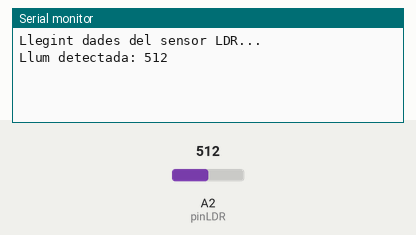
This sketch was run on a simulated Arduino Uno, built with avr-gcc and run on an emulated ATmega328P. Parts: the last lines printed to the serial monitor. The test bench sets the inputs (shaded band); at power-on: A2 (pinLDR) = 512.

Above: at 2.2 s.
2.3 s: A2 (pinLDR) set to 716
At 4.2 s:
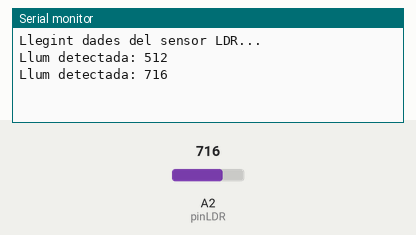
5.0 s: A2 (pinLDR) set to 900
At 5.7 s:
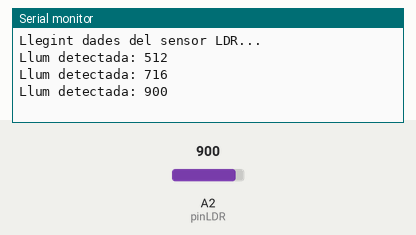
Timing chart, 0 to 8.0 s (numbered marks = the images above; inputs shaded):
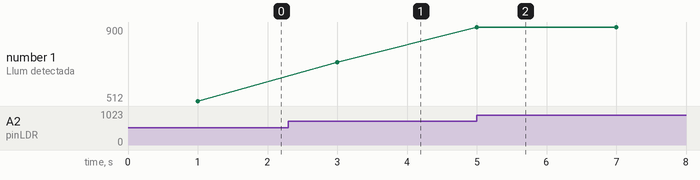

Measured:
- after the input at 2.3 s, the serial monitor: prints a new line after 0.70 s (image 1)
- after the input at 5.0 s, the serial monitor: prints a new line at once (image 2)
- plotted number 1: 512 → 716 after the input at 2.3 s, 716 → 900 after the input at 5.0 s

The sketch:

Issue1.ino
```cpp
const int pinLDR = 2;

void setup() {
  Serial.begin(115200);   // Inicialitzem la comunicació sèrie a 115200 baudios
  delay(1000);
  Serial.println("Llegint dades del sensor LDR...");
}

void loop() {
   int valor = analogRead(pinLDR);   // Llegim el valor analògic (de 0 a 4095)

  Serial.print("Llum detectada: ");   // Mostra el valor pel Monitor Sèrie

  Serial.println(valor);

  delay(2000);  // Esperem 2000ms (2 segons) per no col·lapsar la pantalla

}
```
